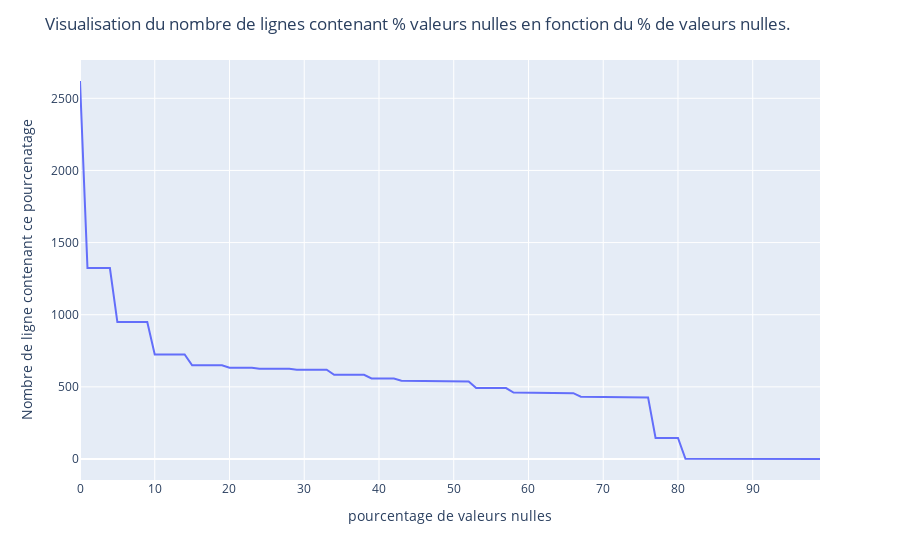

Notebook source saved alongside this figure:
### Code cell
#La visualisation
fig2 = px.line (x = [i for i in range(100)] , y=nbr)
fig2.update_layout( title = 'Visualisation du nombre de lignes contenant % valeurs nulles en fonction du % de valeurs nulles.',
                   xaxis_title = 'pourcentage de valeurs nulles',
                   yaxis_title = 'Nombre de ligne contenant ce pourcenatage')
fig2.show()

### Figure 1 — Plotly figure (JSON) as saved in the notebook; plotly's stock layout.template omitted (floating-point values rounded to 4 significant figures)
{"data": [{"hovertemplate": "x=%{x}<br>y=%{y}<extra></extra>", "legendgroup": "", "line": {"color": "#636efa", "dash": "solid"}, "marker": {"symbol": "circle"}, "mode": "lines", "name": "", "orientation": "v", "showlegend": false, "type": "scatter", "x": [0, 1, 2, 3, 4, 5, 6, 7, 8, 9, 10, 11, 12, 13, 14, 15, 16, 17, 18, 19, 20, 21, 22, 23, 24, 25, 26, 27, 28, 29, 30, 31, 32, 33, 34, 35, 36, 37, 38, 39, 40, 41, 42, 43, 44, 45, 46, 47, 48, 49, 50, 51, 52, 53, 54, 55, 56, 57, 58, 59, 60, 61, 62, 63, 64, 65, 66, 67, 68, 69, 70, 71, 72, 73, 74, 75, 76, 77, 78, 79, 80, 81, 82, 83, 84, 85, 86, 87, 88, 89, 90, 91, 92, 93, 94, 95, 96, 97, 98, 99], "xaxis": "x", "y": [2620, 1323, 1323, 1323, 1323, 949, 949, 949, 949, 949, 725, 725, 725, 725, 725, 649, 649, 649, 649, 649, 632, 632, 632, 632, 625, 625, 625, 625, 625, 619, 619, 619, 619, 619, 584, 584, 584, 584, 584, 558, 558, 558, 558, 543, 543, 543, 543, 543, 538, 538, 538, 538, 538, 492, 492, 492, 492, 492, 461, 461, 461, 461, 456, 456, 456, 456, 456, 432, 432, 432, 432, 432, 427, 427, 427, 427, 427, 146, 146, 146, 146, 1, 1, 1, 1, 1, 0, 0, 0, 0, 0, 0, 0, 0, 0, 0, 0, 0, 0, 0], "yaxis": "y"}], "layout": {"legend": {"tracegroupgap": 0}, "margin": {"t": 60}, "title": {"text": "Visualisation du nombre de lignes contenant % valeurs nulles en fonction du % de valeurs nulles."}, "xaxis": {"anchor": "y", "domain": [0, 1], "title": {"text": "pourcentage de valeurs nulles"}}, "yaxis": {"anchor": "x", "domain": [0, 1], "title": {"text": "Nombre de ligne contenant ce pourcenatage"}}}}
